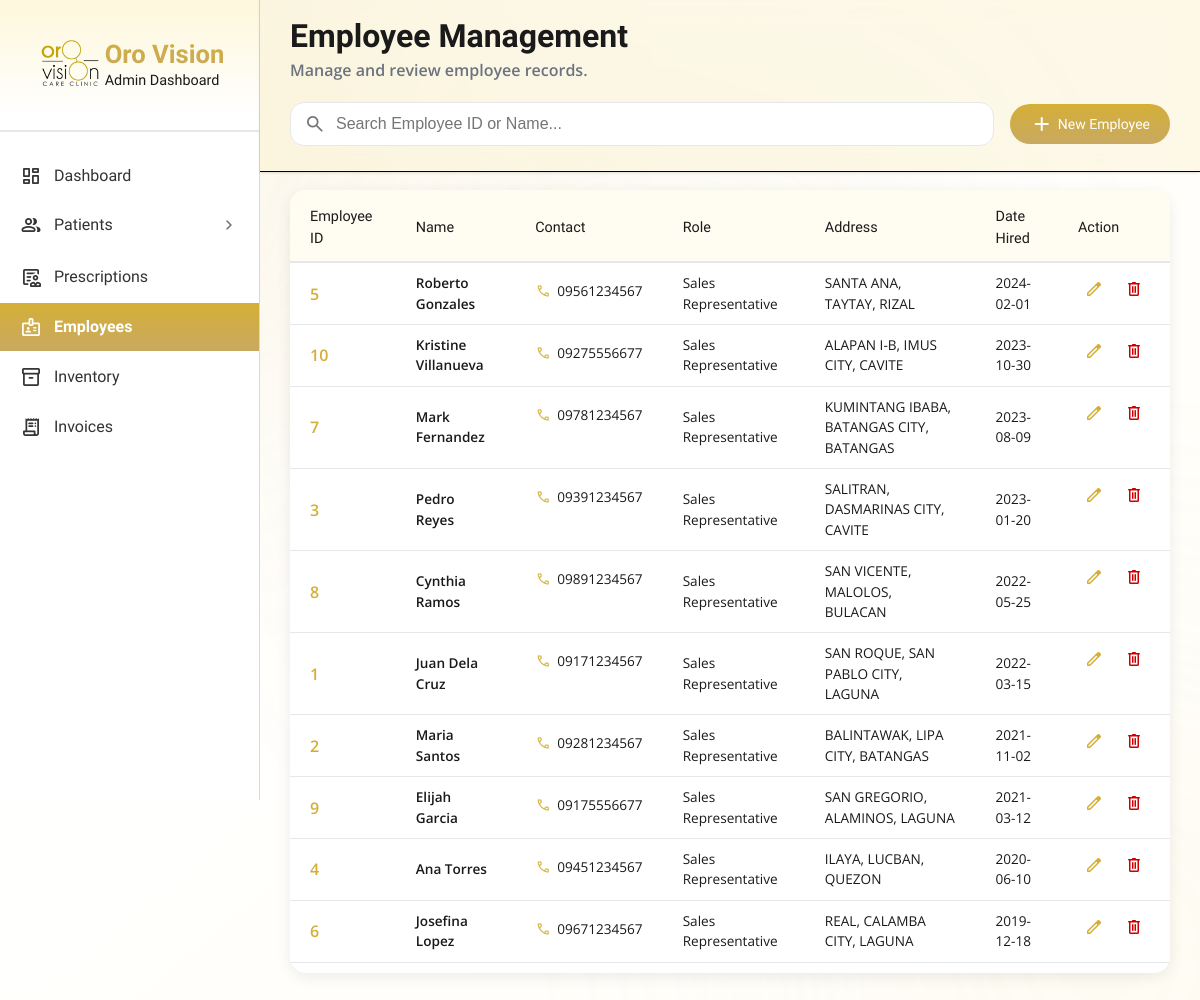
The app's page /admin/index.php?page=employee (signed in) with its own data.
### tables this page shows
CREATE TABLE `employee` (
  `EmployeeID` int(11) NOT NULL,
  `FirstName` varchar(50) NOT NULL,
  `LastName` varchar(50) NOT NULL,
  `Contact` varchar(15) NOT NULL,
  `Role` enum('Doctor','Sales Representative') NOT NULL DEFAULT 'Sales Representative',
  `DateHired` date NOT NULL,
  `Province` varchar(100) NOT NULL,
  `City` varchar(100) NOT NULL,
  `Barangay` varchar(150) NOT NULL
);

### admin/pages/employee.php (the view, shortened to what this page needs)
<?php
$sql = "
    SELECT
        EmployeeID,
        FirstName,
        LastName,
        CONCAT(FirstName, ' ', LastName) AS EmployeeName,
        Contact,
        CONCAT(Barangay, ', ', City, ', ', Province) AS Address,
        Role,
        DateHired
    FROM employee
    ORDER BY DateHired DESC
";
$result = $conn->query($sql);
?>
<main class="main-content-wrapper">
    <div class="thick-header">
        <div class="main-content-header-container-thick">
            <div class="page-title-wrapper">
                <h2 class="page-title">Employee Management</h2>
                <p class="page-subtitle">Manage and review employee records.</p>
            </div>
        </div>
        <div class="search-and-add-wrapper">
            <div class="search-container">
                <input
                    type="text"
                    id="search"
                    class="search-input"
                    placeholder="Search Employee ID or Name..."
                >
                <span class="material-symbols-rounded search-icon">search</span>
            </div>
            <a href="index.php?page=add_employee" class="btn btn-sm btn-primary btn-pill btn-shine">
                <span class="material-symbols-rounded">add</span>
                New Employee
            </a>
        </div>
    </div>
<div class="main-with-thick-header">
    <div class="table-wrapper">
        <table class="patient-table">
            <thead>
                <tr>
                    <th>Employee ID</th>
                    <th>Name</th>
                    <th>Contact</th>
                    <th>Role</th>
                    <th>Address</th>
                    <th>Date Hired</th>
                    <th>Action</th>
                </tr>
            </thead>
            <tbody id="employeeTableBody">
                <?php while ($row = $result->fetch_assoc()): ?>
                <tr>
                    <td><span class="gold-text txt-bold txt-medium"><?= $row['EmployeeID'] ?></span></td>
                    <td><span class="name-main"><?= $row['EmployeeName'] ?></span></td>
                    <td class="contact-line"> <span class="material-symbols-rounded contact-icon">call</span> <?= $row['Contact'] ?></td>
                    <td><?= $row['Role'] ?></td>
                    <td><?= $row['Address'] ?></td>
                    <td><?= $row['DateHired'] ?></td>
                    <td class="action-icons">
                        <a href="index.php?page=edit_employee&id=<?= $row['EmployeeID'] ?>"
                           class="icon-btn edit-icon" title="Edit">
                            <span class="material-symbols-rounded">edit</span>
                        </a>
                        <button class="icon-btn delete-icon"
                                onclick="deleteEmployee('<?= $row['EmployeeID'] ?>')"
                                title="Delete">
                            <span class="material-symbols-rounded icon-sm">delete</span>
                        </button>
                    </td>
                </tr>
                <?php endwhile; ?>
            </tbody>
        </table>
    </div>
</div>
</main>

### admin/index.php (shortened to what this page needs)
<?php
$page = $_GET['page'] ?? "dashboard";
$page_path = "pages/$page.php";
?>
<!DOCTYPE html>
<html lang="en">
<head>
    <link href="https://cdn.jsdelivr.net/npm/tom-select/dist/css/tom-select.css" rel="stylesheet">
    <link rel="stylesheet" href="/Oro_Vision/css/global.css">
    <link rel="stylesheet" href="layout/css/sidebar.css">
    <?php
    $page_css = "pages/$page.css";
    if (file_exists($page_css)): ?>
        <link rel="stylesheet" href="<?= $page_css ?>">
    <?php endif; ?>
</head>
<body>
    <?php include "layout/sidebar.php"; ?>
    <main class="admin-main">
        <?php include $page_path; ?>
    </main>
</body>
</html>

### admin/layout/sidebar.php (shortened to what this page needs)
<?php
$current = $_GET['page'] ?? "dashboard";
?>
<aside class="sidebar">
    <div class="sidebar-header">
        <div class="sidebar-logo">
            <img src="/Oro_Vision/images/OVCC_Logo.png" alt="Oro Vision Logo" class="logo-img">
        </div>
        <div class="sidebar-titles">
            <h1 class="sidebar-title txt-gold-gradient">Oro Vision</h1>
            <h1 class="sidebar-subtitle">Admin Dashboard</h1>
        </div>
    </div>
    <ul class="sidebar-menu">
        <li class="menu-item <?= $current === 'dashboard' ? 'active' : '' ?>">
            <a href="index.php?page=dashboard">
                <span class="material-symbols-rounded menu-icon">dashboard</span>
                Dashboard
            </a>
        </li>
        <?php $patients_open = strpos($current, 'patients') !== false; ?>
        <li class="menu-group">
            <button class="group-toggle <?= $patients_open ? 'open' : '' ?>">
                <span class="material-symbols-rounded menu-icon">group</span>
                Patients
                <span class="material-symbols-rounded group-arrow <?= $patients_open ? 'open' : 'closed' ?>">chevron_right</span>
            </button>
        </li>
        <li class="menu-item <?= $current === 'prescriptions' ? 'active' : '' ?>">
            <a href="index.php?page=prescriptions">
                <span class="material-symbols-rounded menu-icon">clinical_notes</span>
                Prescriptions
            </a>
        </li>
        <li class="menu-item <?= $current === 'employee' ? 'active' : '' ?>">
            <a href="index.php?page=employee">
                <span class="material-symbols-rounded menu-icon">badge</span>
                Employees
            </a>
        </li>
         <li class="menu-item <?= $current === 'inventory' ? 'active' : '' ?>">
            <a href="index.php?page=inventory">
                <span class="material-symbols-rounded menu-icon">inventory_2</span>
                Inventory
            </a>
        </li>
        <li class="menu-item <?= $current === 'invoices' ? 'active' : '' ?>">
            <a href="index.php?page=invoices">
                <span class="material-symbols-rounded menu-icon">receipt_long</span>
                Invoices
            </a>
        </li>
    </ul>
</aside>

### admin/layout/css/sidebar.css (style rules this page uses)
.sidebar { width: 260px; height: 100vh; background: #ffffff; border-right: 1px solid #d9d9d9; position: fixed; top: 0; left: 0; overflow-y: auto; }
.sidebar-logo { text-align: center; width: 70px; }
.sidebar-header { display: flex; align-items: center; justify-content: center; margin-bottom: 20px; padding: 30px 20px; background: linear-gradient(var(--off-white) 10%, white 90%); border-bottom: 2px solid var(--border-main); }
.logo-img { width: 100%; }
.sidebar-title { font-family: "Lexend", sans-serif; font-size: 1.6rem; font-weight: 700; line-height: 2rem; }
.sidebar-subtitle { font-family: "Lexend", sans-serif; font-size: 0.9rem; font-weight: 400; color: var(--text-main); }
.sidebar-menu { list-style: none; padding: 0; margin: 0; }
.menu-item a, .group-toggle { display: flex; align-items: center; gap: 12px; padding: 12px 20px; }
.menu-icon { font-size: 22px; opacity: 1; flex-shrink: 0; }
.group-arrow { margin-left: auto; font-size: 20px; opacity: 0.7; transition: transform 0.25s; }
.menu-item a { display: flex; align-items: center; padding: 12px 20px; margin: 2px 0; font-size: 1rem; font-family: "Lexend", sans-serif; color: #333; text-decoration: none; transition: 0.25s; height: auto; }
.menu-item.active a { background: var(--gold-gradient); color: #fff; font-weight: 600; }
.menu-group { margin-bottom: 5px; }
.group-arrow.closed { transform: rotate(0deg); }
.group-toggle { display: flex; justify-content: flex-start; width: 100%; height: auto; padding: 12px 20px; margin: 2px 0; font-size: 1rem; font-family: "Lexend", sans-serif; color: #333; background: none; border: none; text-align: left; cursor: pointer; transition: 0.25s; }

### admin/pages/employee.css (style rules this page uses)
.icon-btn { background: none; border: none; cursor: pointer; padding: 6px; border-radius: 8px; display: flex; align-items: center; justify-content: center; transition: 0.2s ease; }
.action-icons { display: flex; gap: 8px; align-items: center; justify-content: center; }
.icon-btn span { font-size: 20px; }
.contact-icon { font-size: 1rem; color: var(--gold-main); opacity: 0.9; flex-shrink: 0; }
.contact-line { display: flex; align-items: center; gap: 6px; font-size: 0.8rem; color: var(--text-dark); }
.edit-icon { width: 32px; }
.edit-icon span { color: var(--gold-main); }
.delete-icon span { color: #cc0000; }

### records on screen
employee: EmployeeID "5", EmployeeName "Roberto Gonzales", Contact "09561234567", Role "Sales Representative", Address "SANTA ANA, TAYTAY, RIZAL", DateHired "2024-02-01"
employee: EmployeeID "10", EmployeeName "Kristine Villanueva", Contact "09275556677", Role "Sales Representative", Address "ALAPAN I-B, IMUS CITY, CAVITE", DateHired "2023-10-30"
employee: EmployeeID "7", EmployeeName "Mark Fernandez", Contact "09781234567", Role "Sales Representative", Address "KUMINTANG IBABA, BATANGAS CITY, BATANGAS", DateHired "2023-08-09"
employee: EmployeeID "3", EmployeeName "Pedro Reyes", Contact "09391234567", Role "Sales Representative", Address "SALITRAN, DASMARINAS CITY, CAVITE", DateHired "2023-01-20"
employee: EmployeeID "8", EmployeeName "Cynthia Ramos", Contact "09891234567", Role "Sales Representative", Address "SAN VICENTE, MALOLOS, BULACAN", DateHired "2022-05-25"
employee: EmployeeID "1", EmployeeName "Juan Dela Cruz", Contact "09171234567", Role "Sales Representative", Address "SAN ROQUE, SAN PABLO CITY, LAGUNA", DateHired "2022-03-15"
employee: EmployeeID "2", EmployeeName "Maria Santos", Contact "09281234567", Role "Sales Representative", Address "BALINTAWAK, LIPA CITY, BATANGAS", DateHired "2021-11-02"
employee: EmployeeID "9", EmployeeName "Elijah Garcia", Contact "09175556677", Role "Sales Representative", Address "SAN GREGORIO, ALAMINOS, LAGUNA", DateHired "2021-03-12"
employee: EmployeeID "4", EmployeeName "Ana Torres", Contact "09451234567", Role "Sales Representative", Address "ILAYA, LUCBAN, QUEZON", DateHired "2020-06-10"
employee: EmployeeID "6", EmployeeName "Josefina Lopez", Contact "09671234567", Role "Sales Representative", Address "REAL, CALAMBA CITY, LAGUNA", DateHired "2019-12-18"
